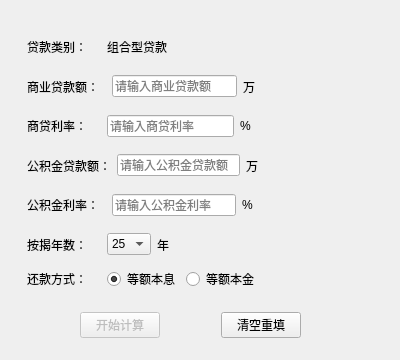
<?xml version="1.0" encoding="UTF-8"?>
<ui version="4.0">
 <class>Syndicated_loan</class>
 <widget class="QWidget" name="Syndicated_loan">
  <property name="geometry">
   <rect>
    <x>0</x>
    <y>0</y>
    <width>400</width>
    <height>360</height>
   </rect>
  </property>
  <property name="windowTitle">
   <string>房贷计算器</string>
  </property>
  <widget class="QWidget" name="">
   <property name="geometry">
    <rect>
     <x>80</x>
     <y>310</y>
     <width>221</width>
     <height>30</height>
    </rect>
   </property>
   <layout class="QHBoxLayout" name="horizontalLayout_8">
    <item>
     <widget class="QPushButton" name="pushButton_start">
      <property name="enabled">
       <bool>false</bool>
      </property>
      <property name="text">
       <string>开始计算</string>
      </property>
     </widget>
    </item>
    <item>
     <spacer name="horizontalSpacer_8">
      <property name="orientation">
       <enum>Qt::Horizontal</enum>
      </property>
      <property name="sizeHint" stdset="0">
       <size>
        <width>40</width>
        <height>20</height>
       </size>
      </property>
     </spacer>
    </item>
    <item>
     <widget class="QPushButton" name="pushButton_clear">
      <property name="text">
       <string>清空重填</string>
      </property>
     </widget>
    </item>
   </layout>
  </widget>
  <widget class="QWidget" name="">
   <property name="geometry">
    <rect>
     <x>27</x>
     <y>30</y>
     <width>353</width>
     <height>261</height>
    </rect>
   </property>
   <layout class="QVBoxLayout" name="verticalLayout">
    <item>
     <layout class="QHBoxLayout" name="horizontalLayout">
      <item>
       <widget class="QLabel" name="label">
        <property name="text">
         <string>贷款类别：    </string>
        </property>
       </widget>
      </item>
      <item>
       <widget class="QLabel" name="label_2">
        <property name="text">
         <string>组合型贷款</string>
        </property>
       </widget>
      </item>
      <item>
       <spacer name="horizontalSpacer">
        <property name="orientation">
         <enum>Qt::Horizontal</enum>
        </property>
        <property name="sizeHint" stdset="0">
         <size>
          <width>40</width>
          <height>20</height>
         </size>
        </property>
       </spacer>
      </item>
     </layout>
    </item>
    <item>
     <layout class="QHBoxLayout" name="horizontalLayout_2">
      <item>
       <widget class="QLabel" name="label_3">
        <property name="text">
         <string>商业贷款额：  </string>
        </property>
       </widget>
      </item>
      <item>
       <widget class="QLineEdit" name="lineEdit_busynessLoanMoney">
        <property name="placeholderText">
         <string>请输入商业贷款额</string>
        </property>
       </widget>
      </item>
      <item>
       <widget class="QLabel" name="label_9">
        <property name="text">
         <string>万</string>
        </property>
       </widget>
      </item>
      <item>
       <spacer name="horizontalSpacer_2">
        <property name="orientation">
         <enum>Qt::Horizontal</enum>
        </property>
        <property name="sizeHint" stdset="0">
         <size>
          <width>40</width>
          <height>20</height>
         </size>
        </property>
       </spacer>
      </item>
     </layout>
    </item>
    <item>
     <layout class="QHBoxLayout" name="horizontalLayout_3">
      <item>
       <widget class="QLabel" name="label_4">
        <property name="text">
         <string>商贷利率：    </string>
        </property>
       </widget>
      </item>
      <item>
       <widget class="QLineEdit" name="lineEdit_businessRate">
        <property name="placeholderText">
         <string>请输入商贷利率</string>
        </property>
       </widget>
      </item>
      <item>
       <widget class="QLabel" name="label_10">
        <property name="text">
         <string>% </string>
        </property>
       </widget>
      </item>
      <item>
       <spacer name="horizontalSpacer_3">
        <property name="orientation">
         <enum>Qt::Horizontal</enum>
        </property>
        <property name="sizeHint" stdset="0">
         <size>
          <width>40</width>
          <height>20</height>
         </size>
        </property>
       </spacer>
      </item>
     </layout>
    </item>
    <item>
     <layout class="QHBoxLayout" name="horizontalLayout_4">
      <item>
       <widget class="QLabel" name="label_5">
        <property name="text">
         <string>公积金贷款额：</string>
        </property>
       </widget>
      </item>
      <item>
       <widget class="QLineEdit" name="lineEdit_providentFundLoanMoney">
        <property name="placeholderText">
         <string>请输入公积金贷款额</string>
        </property>
       </widget>
      </item>
      <item>
       <widget class="QLabel" name="label_11">
        <property name="text">
         <string>万</string>
        </property>
       </widget>
      </item>
      <item>
       <spacer name="horizontalSpacer_4">
        <property name="orientation">
         <enum>Qt::Horizontal</enum>
        </property>
        <property name="sizeHint" stdset="0">
         <size>
          <width>40</width>
          <height>20</height>
         </size>
        </property>
       </spacer>
      </item>
     </layout>
    </item>
    <item>
     <layout class="QHBoxLayout" name="horizontalLayout_5">
      <item>
       <widget class="QLabel" name="label_6">
        <property name="text">
         <string>公积金利率：  </string>
        </property>
       </widget>
      </item>
      <item>
       <widget class="QLineEdit" name="lineEdit_providentFundRate">
        <property name="placeholderText">
         <string>请输入公积金利率</string>
        </property>
       </widget>
      </item>
      <item>
       <widget class="QLabel" name="label_12">
        <property name="text">
         <string>% </string>
        </property>
       </widget>
      </item>
      <item>
       <spacer name="horizontalSpacer_5">
        <property name="orientation">
         <enum>Qt::Horizontal</enum>
        </property>
        <property name="sizeHint" stdset="0">
         <size>
          <width>40</width>
          <height>20</height>
         </size>
        </property>
       </spacer>
      </item>
     </layout>
    </item>
    <item>
     <layout class="QHBoxLayout" name="horizontalLayout_6">
      <item>
       <widget class="QLabel" name="label_7">
        <property name="text">
         <string>按揭年数：    </string>
        </property>
       </widget>
      </item>
      <item>
       <widget class="QComboBox" name="comboBox_ajns">
        <item>
         <property name="text">
          <string>25</string>
         </property>
        </item>
        <item>
         <property name="text">
          <string>24</string>
         </property>
        </item>
        <item>
         <property name="text">
          <string>23</string>
         </property>
        </item>
        <item>
         <property name="text">
          <string>22</string>
         </property>
        </item>
        <item>
         <property name="text">
          <string>21</string>
         </property>
        </item>
        <item>
         <property name="text">
          <string>20</string>
         </property>
        </item>
        <item>
         <property name="text">
          <string>19</string>
         </property>
        </item>
        <item>
         <property name="text">
          <string>18</string>
         </property>
        </item>
        <item>
         <property name="text">
          <string>17</string>
         </property>
        </item>
        <item>
         <property name="text">
          <string>16</string>
         </property>
        </item>
        <item>
         <property name="text">
          <string>15</string>
         </property>
        </item>
        <item>
         <property name="text">
          <string>14</string>
         </property>
        </item>
        <item>
         <property name="text">
          <string>13</string>
         </property>
        </item>
        <item>
         <property name="text">
          <string>12</string>
         </property>
        </item>
        <item>
         <property name="text">
          <string>11</string>
         </property>
        </item>
        <item>
         <property name="text">
          <string>10</string>
         </property>
        </item>
        <item>
         <property name="text">
          <string>9</string>
         </property>
        </item>
        <item>
         <property name="text">
          <string>8</string>
         </property>
        </item>
        <item>
         <property name="text">
          <string>7</string>
         </property>
        </item>
        <item>
         <property name="text">
          <string>6</string>
         </property>
        </item>
        <item>
         <property name="text">
          <string>5</string>
         </property>
        </item>
        <item>
         <property name="text">
          <string>4</string>
         </property>
        </item>
        <item>
         <property name="text">
          <string>3</string>
         </property>
        </item>
        <item>
         <property name="text">
          <string>2</string>
         </property>
        </item>
        <item>
         <property name="text">
          <string>1</string>
         </property>
        </item>
       </widget>
      </item>
      <item>
       <widget class="QLabel" name="label_13">
        <property name="text">
         <string>年</string>
        </property>
       </widget>
      </item>
      <item>
       <spacer name="horizontalSpacer_6">
        <property name="orientation">
         <enum>Qt::Horizontal</enum>
        </property>
        <property name="sizeHint" stdset="0">
         <size>
          <width>40</width>
          <height>20</height>
         </size>
        </property>
       </spacer>
      </item>
     </layout>
    </item>
    <item>
     <layout class="QHBoxLayout" name="horizontalLayout_7">
      <item>
       <widget class="QLabel" name="label_8">
        <property name="text">
         <string>还款方式：    </string>
        </property>
       </widget>
      </item>
      <item>
       <widget class="QRadioButton" name="radioButton_sameCapitalPlusInterest">
        <property name="text">
         <string>等额本息</string>
        </property>
        <property name="checked">
         <bool>true</bool>
        </property>
       </widget>
      </item>
      <item>
       <widget class="QRadioButton" name="radioButton_sameCapital">
        <property name="text">
         <string>等额本金</string>
        </property>
       </widget>
      </item>
      <item>
       <spacer name="horizontalSpacer_7">
        <property name="orientation">
         <enum>Qt::Horizontal</enum>
        </property>
        <property name="sizeHint" stdset="0">
         <size>
          <width>40</width>
          <height>20</height>
         </size>
        </property>
       </spacer>
      </item>
     </layout>
    </item>
   </layout>
  </widget>
 </widget>
 <resources/>
 <connections>
  <connection>
   <sender>lineEdit_busynessLoanMoney</sender>
   <signal>textChanged(QString)</signal>
   <receiver>Syndicated_loan</receiver>
   <slot>on_text_changed()</slot>
   <hints>
    <hint type="sourcelabel">
     <x>182</x>
     <y>91</y>
    </hint>
    <hint type="destinationlabel">
     <x>19</x>
     <y>77</y>
    </hint>
   </hints>
  </connection>
  <connection>
   <sender>lineEdit_businessRate</sender>
   <signal>textChanged(QString)</signal>
   <receiver>Syndicated_loan</receiver>
   <slot>on_text_changed()</slot>
   <hints>
    <hint type="sourcelabel">
     <x>161</x>
     <y>123</y>
    </hint>
    <hint type="destinationlabel">
     <x>26</x>
     <y>121</y>
    </hint>
   </hints>
  </connection>
  <connection>
   <sender>lineEdit_providentFundLoanMoney</sender>
   <signal>textChanged(QString)</signal>
   <receiver>Syndicated_loan</receiver>
   <slot>on_text_changed()</slot>
   <hints>
    <hint type="sourcelabel">
     <x>183</x>
     <y>160</y>
    </hint>
    <hint type="destinationlabel">
     <x>22</x>
     <y>156</y>
    </hint>
   </hints>
  </connection>
  <connection>
   <sender>lineEdit_providentFundRate</sender>
   <signal>textChanged(QString)</signal>
   <receiver>Syndicated_loan</receiver>
   <slot>on_text_changed()</slot>
   <hints>
    <hint type="sourcelabel">
     <x>156</x>
     <y>191</y>
    </hint>
    <hint type="destinationlabel">
     <x>22</x>
     <y>196</y>
    </hint>
   </hints>
  </connection>
 </connections>
 <slots>
  <slot>on_text_changed()</slot>
 </slots>
</ui>
